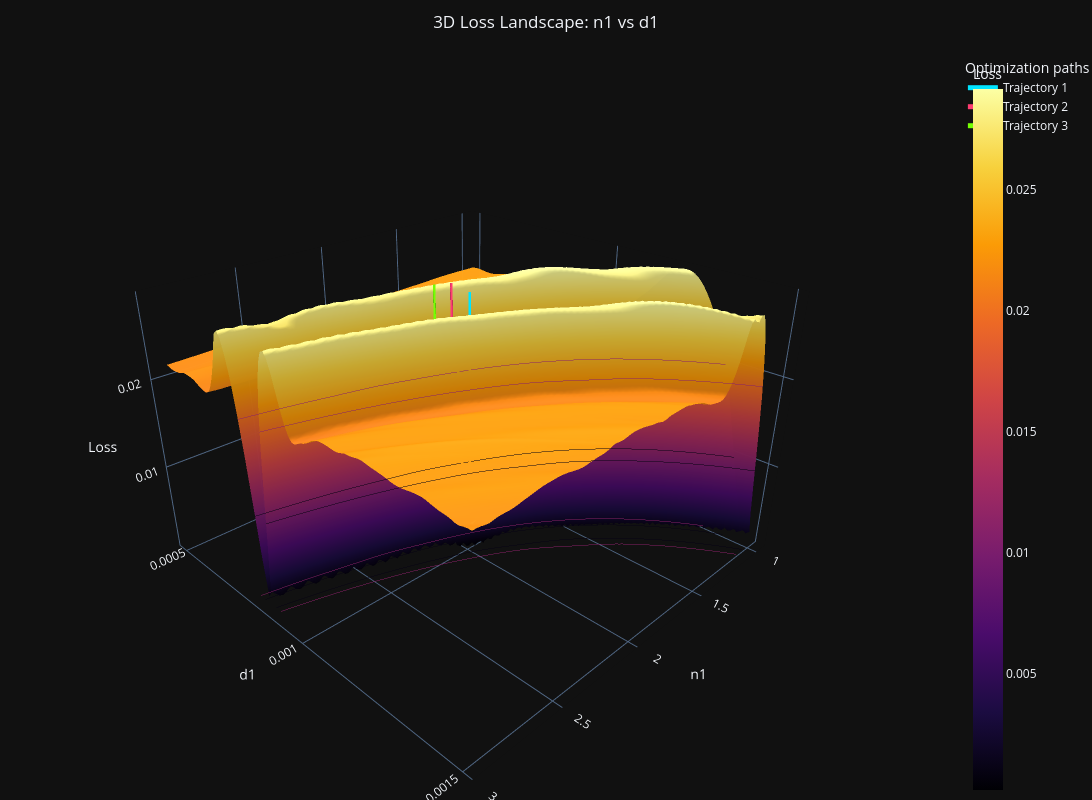

Notebook source saved alongside this figure:
### Code cell
x, y = 'n1', 'd1'
X[x], Y[y], loss_landscape[f'{x}-{y}'] = calculate_3d_loss_landscape(x, y, original_params = or_params)

plot_3d_loss_landscape_and_trajectories('n1', 'd1', X['n1'], Y['d1'], loss_landscape['n1-d1'])

### Figure 1 — Plotly figure (JSON) as saved in the notebook; plotly's stock layout.template omitted (floating-point values rounded to 4 significant figures; data arrays with more than 128 entries replaced by an {"elided": "..."} marker saying what was removed)
{"data": [{"cmax": 0.02917, "cmin": 0.0001748, "colorbar": {"title": {"text": "Loss"}}, "colorscale": [[0, "#000004"], [0.1111, "#1b0c41"], [0.2222, "#4a0c6b"], [0.3333, "#781c6d"], [0.4444, "#a52c60"], [0.5556, "#cf4446"], [0.6667, "#ed6925"], [0.7778, "#fb9b06"], [0.8889, "#f7d13d"], [1, "#fcffa4"]], "contours": {"z": {"highlightcolor": "#f5f5f5", "project": {"z": true}, "show": true, "usecolormap": true}}, "hovertemplate": "n1: %{x:.5g}<br>d1: %{y:.5g}<br>Loss: %{z:.5g}<extra></extra>", "opacity": 0.98, "showscale": true, "type": "surface", "x": {"elided": "100x100 float values"}, "y": {"elided": "100x100 float values"}, "z": {"elided": "100x100 float values"}}, {"hovertemplate": "n1: %{x:.5g}<br>d1: %{y:.5g}<br>Loss: %{z:.5g}<extra>Trajectory 1</extra>", "line": {"color": "#00E5FF", "width": 5}, "mode": "lines", "name": "Trajectory 1", "type": "scatter3d", "x": {"elided": "6000 float values"}, "y": {"elided": "6000 float values"}, "z": {"elided": "6000 float values"}}, {"hovertemplate": "Final n1: %{x:.5g}<br>Final d1: %{y:.5g}<br>Final loss: %{z:.5g}<extra></extra>", "marker": {"color": "#00E5FF", "line": {"color": "white", "width": 1}, "size": 8, "symbol": "diamond"}, "mode": "markers", "name": "Trajectory 1 endpoint", "showlegend": false, "type": "scatter3d", "x": [1.963], "y": [0.000995], "z": [0.004564]}, {"hovertemplate": "n1: %{x:.5g}<br>d1: %{y:.5g}<br>Loss: %{z:.5g}<extra>Trajectory 2</extra>", "line": {"color": "#FF3D71", "width": 5}, "mode": "lines", "name": "Trajectory 2", "type": "scatter3d", "x": {"elided": "6000 float values"}, "y": {"elided": "6000 float values"}, "z": {"elided": "6000 float values"}}, {"hovertemplate": "Final n1: %{x:.5g}<br>Final d1: %{y:.5g}<br>Final loss: %{z:.5g}<extra></extra>", "marker": {"color": "#FF3D71", "line": {"color": "white", "width": 1}, "size": 8, "symbol": "diamond"}, "mode": "markers", "name": "Trajectory 2 endpoint", "showlegend": false, "type": "scatter3d", "x": [1.967], "y": [0.0009929], "z": [0.00461]}, {"hovertemplate": "n1: %{x:.5g}<br>d1: %{y:.5g}<br>Loss: %{z:.5g}<extra>Trajectory 3</extra>", "line": {"color": "#76FF03", "width": 5}, "mode": "lines", "name": "Trajectory 3", "type": "scatter3d", "x": {"elided": "6000 float values"}, "y": {"elided": "6000 float values"}, "z": {"elided": "6000 float values"}}, {"hovertemplate": "Final n1: %{x:.5g}<br>Final d1: %{y:.5g}<br>Final loss: %{z:.5g}<extra></extra>", "marker": {"color": "#76FF03", "line": {"color": "white", "width": 1}, "size": 8, "symbol": "diamond"}, "mode": "markers", "name": "Trajectory 3 endpoint", "showlegend": false, "type": "scatter3d", "x": [1.961], "y": [0.0009961], "z": [0.004546]}], "layout": {"height": 800, "legend": {"title": {"text": "Optimization paths"}}, "margin": {"b": 0, "l": 0, "r": 0, "t": 55}, "scene": {"aspectmode": "manual", "aspectratio": {"x": 1.25, "y": 1.25, "z": 0.8}, "camera": {"eye": {"x": 1.6, "y": 1.6, "z": 1.15}}, "dragmode": "orbit", "xaxis": {"title": {"text": "n1"}}, "yaxis": {"title": {"text": "d1"}}, "zaxis": {"range": [0.0001748, 0.02917], "title": {"text": "Loss"}}}, "title": {"text": "3D Loss Landscape: n1 vs d1", "x": 0.5}, "width": 1100}}
